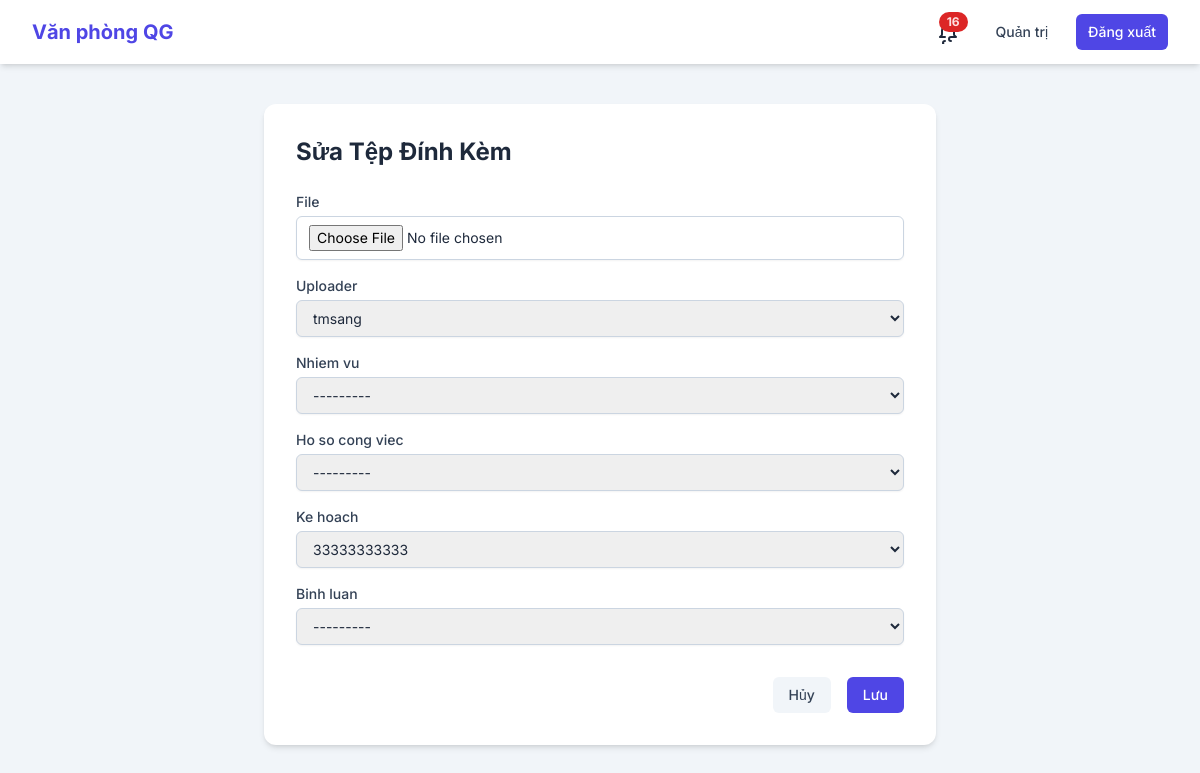
The page /tepdinhkem/1/edit/ (signed in) on the database its author committed.
### core/models.py (models this page shows)
class TepDinhKem(models.Model):
    file = models.FileField(upload_to='attachments/')
    uploader = models.ForeignKey(settings.AUTH_USER_MODEL, on_delete=models.CASCADE)
    nhiem_vu = models.ForeignKey(NhiemVu, on_delete=models.CASCADE, null=True, blank=True, related_name='tep_dinh_kem')
    ho_so_cong_viec = models.ForeignKey(HoSoCongViec, on_delete=models.CASCADE, null=True, blank=True, related_name='tep_dinh_kem')
    ke_hoach = models.ForeignKey(KeHoach, on_delete=models.CASCADE, null=True, blank=True, related_name='tep_dinh_kem') # Added for KeHoach
    binh_luan = models.ForeignKey(BinhLuan, on_delete=models.CASCADE, null=True, blank=True, related_name='tep_dinh_kem')

### core/views.py (the view)
# urls.py: path('tepdinhkem/<int:pk>/edit/', views.TepDinhKemUpdateView.as_view(), name='tepdinhkem-update'),
class TepDinhKemUpdateView(LoginRequiredMixin, UpdateView):
    model = TepDinhKem
    form_class = TepDinhKemForm
    template_name = 'core/tepdinhkem_form.html'
    success_url = reverse_lazy('tepdinhkem-list')

### core/forms.py
class TepDinhKemForm(forms.ModelForm):
    class Meta:
        model = TepDinhKem
        fields = ['file', 'uploader', 'nhiem_vu', 'ho_so_cong_viec', 'ke_hoach', 'binh_luan']
        widgets = {
            'file': forms.FileInput(),
        }
    def __init__(self, *args, **kwargs):
        super().__init__(*args, **kwargs)
        self.fields['nhiem_vu'].required = False
        self.fields['ho_so_cong_viec'].required = False
        self.fields['ke_hoach'].required = False
        self.fields['binh_luan'].required = False
        self.fields['uploader'].required = False # Uploader will be set in view

### core/models.py (called while the page is built)
    def __str__(self):
        return self.ten_ho_so_cong_viec

    def __str__(self):
        return self.ten_ke_hoach

    def __str__(self):
        return self.ten_nhiem_vu

    def __str__(self):
        return f'Bình luận của {self.user.username} trên "{self.nhiem_vu.ten_nhiem_vu}"'

### core/templates/core/tepdinhkem_form.html (shortened to what this page needs)
{% extends 'core/base.html' %}
{% load i18n %}
{% block content %}
    <div class="max-w-2xl mx-auto bg-white p-8 rounded-xl shadow-md">
        <h1 class="text-2xl font-bold text-slate-800 mb-6">{% if form.instance.pk %}{% trans "Sửa Tệp Đính Kèm" %}{% else %}{% trans "Tạo Tệp Đính Kèm mới" %}{% endif %}</h1>
        <form method="post" enctype="multipart/form-data">
            <div class="space-y-4">
                {% for field in form %}
                    <p>
                        <label class="block text-sm font-medium text-slate-700 mb-1" for="{{ field.id_for_label }}">{{ field.label }}</label>
                        {{ field }}
                    </p>
                {% endfor %}
            </div>
            <div class="flex items-center justify-end mt-8 space-x-4">
                <a href="{% url 'tepdinhkem-list' %}" class="px-4 py-2 rounded-md text-sm font-medium text-slate-700 bg-slate-100 hover:bg-slate-200 transition-colors">{% trans "Hủy" %}</a>
                <button type="submit" class="px-4 py-2 rounded-md text-sm font-medium text-white bg-indigo-600 hover:bg-indigo-700 transition-colors">{% trans "Lưu" %}</button>
            </div>
        </form>
    </div>
{% endblock %}

### core/templates/core/base.html (style rules this page uses)
body { font-family: 'Inter', sans-serif; }

### rows shown on the page
TepDinhKem: form "tmsang" "---------" "---------" "33333333333" "---------"

### other values the page prints
{{ field.label }} "File" "Uploader" "Nhiem vu" "Ho so cong viec" "Ke hoach" "Binh luan"
